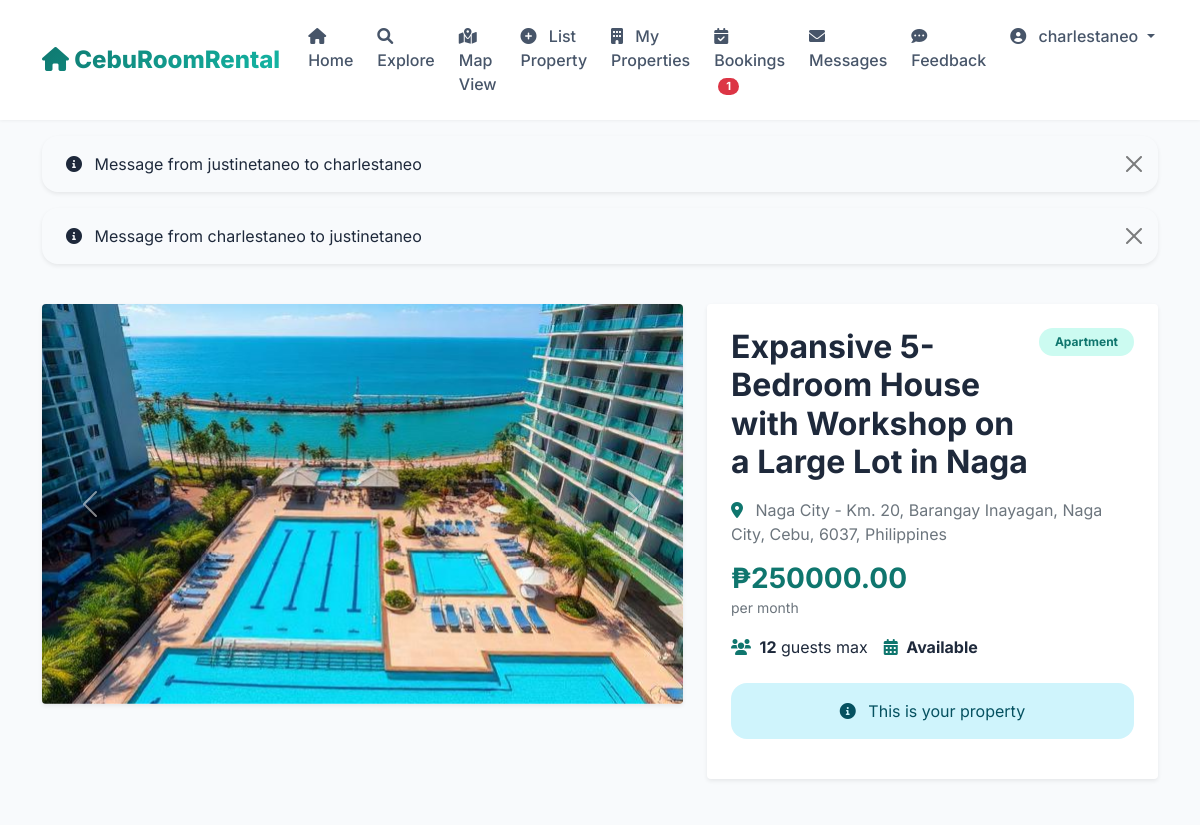
Page /listing/8/ (signed in, upper part) on the earlier database version.
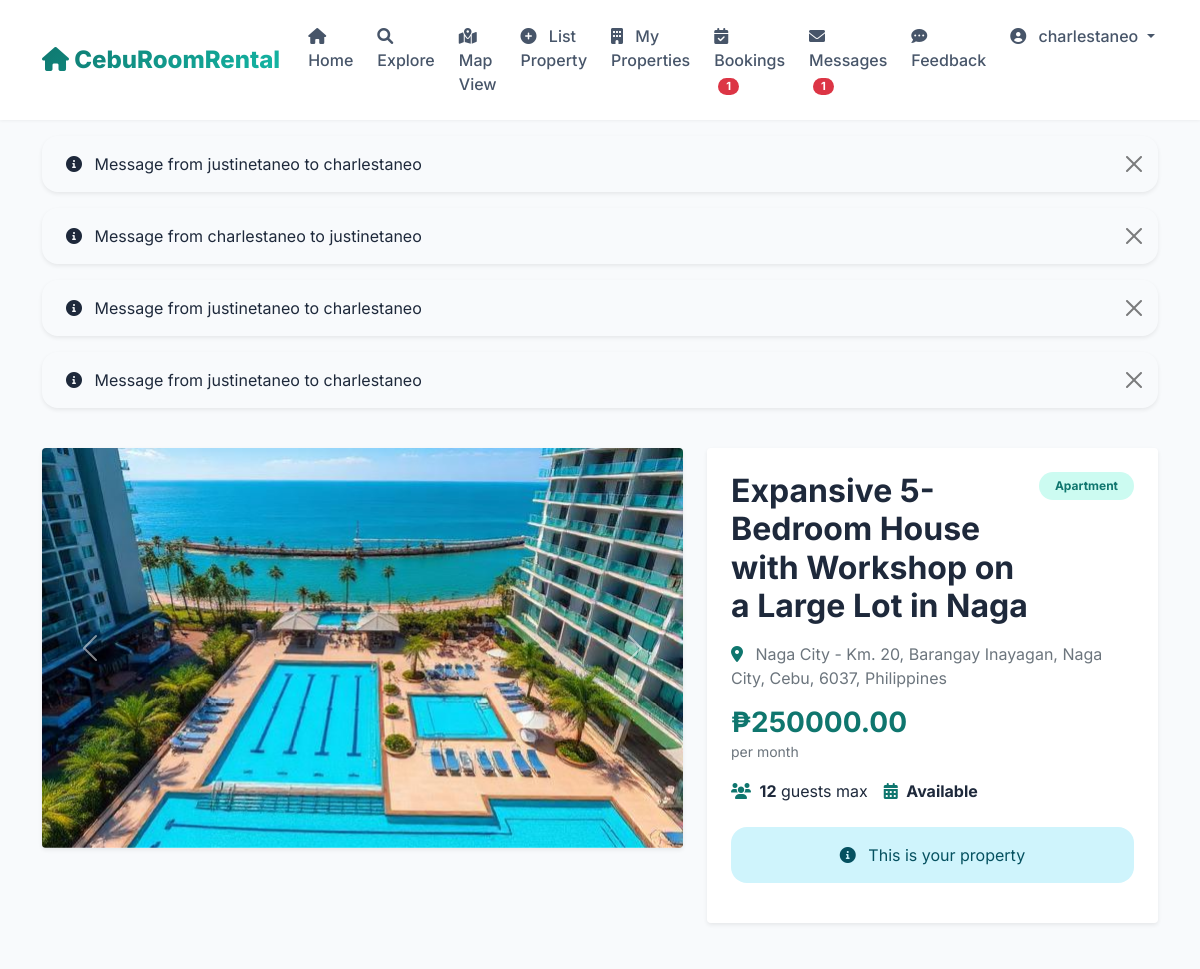
Same page on the later database version.
### rentals/models.py (models this page shows)
class Message(models.Model):
    listing = models.ForeignKey(Listing, on_delete=models.CASCADE, related_name='messages')
    sender = models.ForeignKey(User, on_delete=models.CASCADE, related_name='sent_messages')
    receiver = models.ForeignKey(User, on_delete=models.CASCADE, related_name='received_messages')
    message = models.TextField()
    created_at = models.DateTimeField(auto_now_add=True)
    is_read = models.BooleanField(default=False)
    def __str__(self):
        return f"Message from {self.sender.username} to {self.receiver.username}"

### rentals/views.py (the view, shortened to what this page needs)
# urls.py: path('listing/<int:pk>/', views.listing_detail, name='listing_detail'),
def listing_detail(request, pk):
    from decimal import Decimal
    listing = get_object_or_404(Listing, pk=pk)
    can_book = request.user.is_authenticated and request.user != listing.owner
    if request.method == 'POST' and 'book' in request.POST:
        if not request.user.is_authenticated:
            messages.error(request, 'Please login to book a room.')
            return redirect('login')
        if request.user == listing.owner:
            messages.error(request, 'You cannot book your own listing.')
            return redirect('listing_detail', pk=pk)
        form = BookingForm(request.POST)
        if form.is_valid():
            booking = form.save(commit=False)
            booking.listing = listing
            booking.buyer = request.user
            days = (booking.check_out_date - booking.check_in_date).days
            if days <= 0:
                days = 1
            if listing.daily_price:
                booking.total_price = listing.daily_price * Decimal(days)
            elif listing.monthly_price:
                booking.total_price = listing.monthly_price * (Decimal(days) / Decimal(30))
            else:
                booking.total_price = Decimal(0)
            booking.save()
            messages.success(request, 'Booking request sent! The owner will confirm soon.')
            return redirect('my_bookings')
        else:
            messages.error(request, 'Please correct the errors below.')
    else:
        form = BookingForm()
    msg_form = MessageForm()
    messages_list = []
    if request.user.is_authenticated:
        messages_list = Message.objects.filter(listing=listing).filter(
            Q(sender=request.user) | Q(receiver=request.user)
        ).order_by('created_at')
    context = {
        'listing': listing,
        'form': form,
        'msg_form': msg_form,
        'messages': messages_list,
        'can_book': can_book,
    }
    return render(request, 'rentals/listing_detail.html', context)

### rentals/context_processors.py (called while the page is built)
def notification_counts(request):
    context = {
        'booking_notification_count': 0,
        'message_notification_count': 0,
    }
    if request.user.is_authenticated:
        message_count = Message.objects.filter(
            receiver=request.user,
            is_read=False
        ).count()
        context['message_notification_count'] = message_count
        if hasattr(request.user, 'profile') and request.user.profile.user_type == 'tenant':
            booking_count = Booking.objects.filter(
                listing__owner=request.user,
                status='pending'
            ).count()
            context['booking_notification_count'] = booking_count
    return context

### rentals/models.py (called while the page is built)
    def get_amenities_list(self):
        if self.amenities:
            return [a.strip() for a in self.amenities.split(',')]
        return []

### templates/rentals/listing_detail.html (shortened to what the changed rows need)
{% extends 'base.html' %}
{% load crispy_forms_tags %}
{% block content %}
<div class="container py-4">
    <div class="row">
        <div class="col-lg-5 mb-4">
            <div class="card border-0 shadow-sm rounded-4 sticky-top" style="top: 90px;">
                <div class="card-body p-4">
                    <div class="d-flex justify-content-between align-items-start mb-3">
                        <h2 class="fw-bold mb-0">{{ listing.title }}</h2>
                    </div>
                </div>
            </div>
        </div>
    </div>
</div>
{% endblock %}

### templates/base.html (shortened to what the changed rows need)
<!DOCTYPE html>
<html lang="en">
<head>
    <link href="https://cdn.jsdelivr.net/npm/bootstrap@5.1.3/dist/css/bootstrap.min.css" rel="stylesheet">
    <link rel="stylesheet" href="https://cdnjs.cloudflare.com/ajax/libs/font-awesome/6.0.0/css/all.min.css">
</head>
<body>
    <nav class="navbar navbar-expand-lg sticky-top">
        <div class="container">
            <div class="collapse navbar-collapse" id="navbarNav">
                <ul class="navbar-nav ms-auto">
                    {% if user.is_authenticated %}
                        <li class="nav-item">
                            <a class="nav-link" href="{% url 'messages' %}">
                                <i class="fas fa-envelope"></i> Messages
                                {% if message_notification_count > 0 %}
                                    <span class="badge bg-danger rounded-pill notification-badge">{{ message_notification_count }}</span>
                                {% endif %}
                            </a>
                        </li>
                    {% endif %}
                </ul>
            </div>
        </div>
    </nav>
    {% if messages %}
        <div class="container mt-3">
            {% for message in messages %}
                <div class="alert alert-{{ message.tags }} alert-dismissible fade show shadow-sm" role="alert">
                    <i class="fas fa-{% if message.tags == 'success' %}check-circle{% elif message.tags == 'error' %}exclamation-circle{% else %}info-circle{% endif %} me-2"></i>
                    {{ message }}
                    <button type="button" class="btn-close" data-bs-dismiss="alert"></button>
                </div>
            {% endfor %}
        </div>
    {% endif %}
    <main>
        {% block content %}
        {% endblock %}
    </main>
</body>
</html>

Differences in the rows shown:
added Message: sender+receiver "Message from justinetaneo to charlestaneo"
added Message: sender+receiver "Message from justinetaneo to charlestaneo"
Other differences:
{{ message_notification_count }}: (not shown) → "1"
